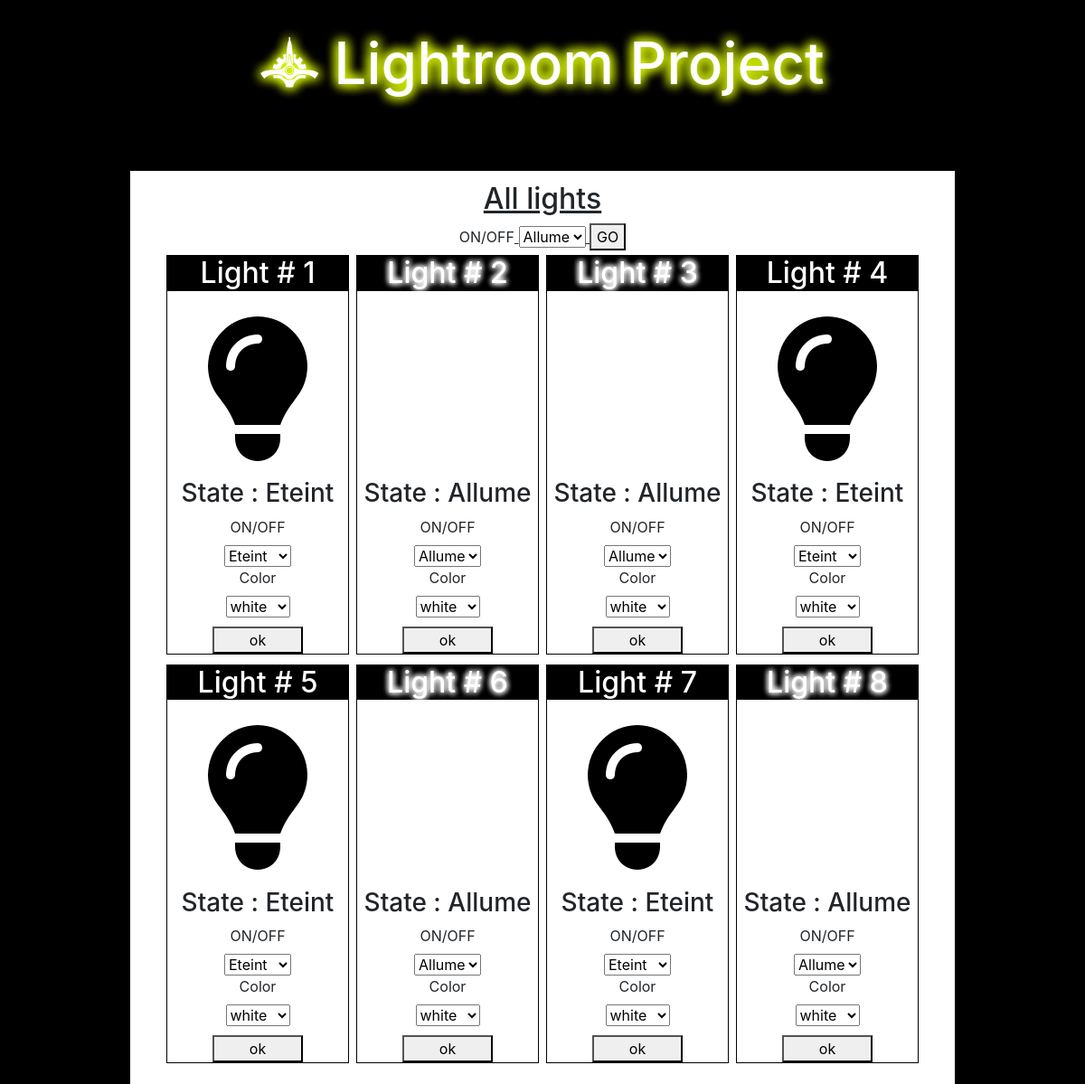
/, run on an earlier commit of the app's database.
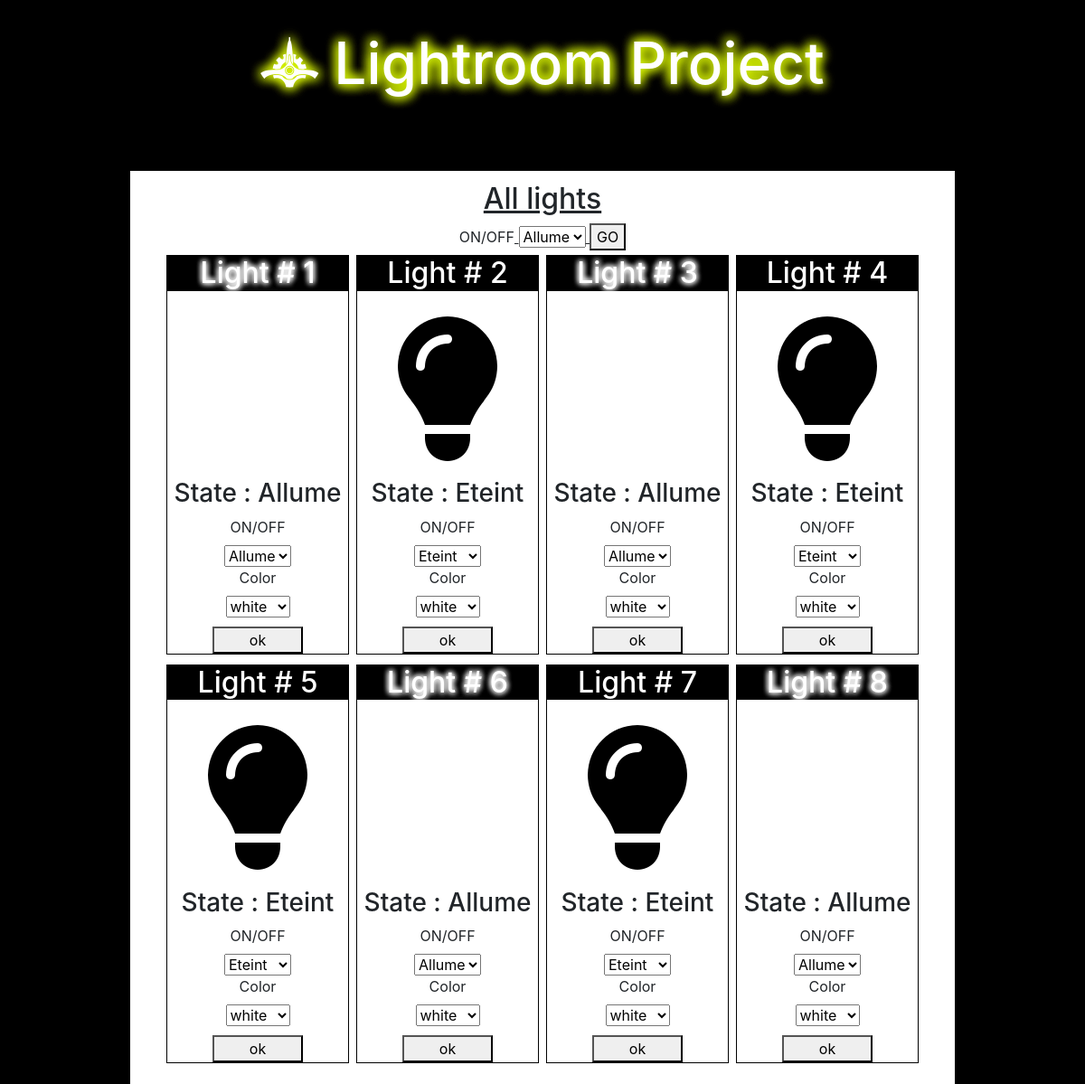
And on a later commit of the database.
### light/models.py (models this page shows, shortened)
class Light(models.Model):
    LIGHT_CHOICE=(
    ('ON','Allume'),
    ('OFF','Eteint')
    )
    COLOR_CHOICE=(
    ('WHITE','white'),
    ('RED','red'),
    ('BLUE','blue'),
    ('GREEN','green'),
    ('YELLOW','yellow'),
    ('PURPLE','purple'),
    )
    state = models.CharField(max_length=10, choices=LIGHT_CHOICE, default='OFF')
    color = models.CharField(max_length=15, choices=COLOR_CHOICE, default='WHITE')

### light/views.py (the view, shortened to what this page needs)
# urls.py: url(r'^$', LightListView.as_view(), name='list_light'),
class LightListView(ListView):
    model = Light
    def get_context_data(self, **kargs):
        context = ListView.get_context_data(self, **kargs)
        context["lights"] = []
        for light in self.get_queryset():
            context["lights"].append({
            "light" : light,
            "form" : LightForm(instance=light)
            })
        context['allLight'] = LightForm(instance=light)
        return context

### light/forms.py
class LightForm(forms.ModelForm):
    class Meta:
        model = Light
        fields = "__all__"

### light/templates/light/light_list.html (shortened to what this page needs)
{% load static %}
<!DOCTYPE html>
<html lang="fr" dir="ltr">
    <head>
        <link rel="stylesheet" href="{% static 'bootstrap/dist/css/bootstrap.min.css' %}">
        <link rel="stylesheet" type="text/css" media="screen" href="{% static '@fortawesome/fontawesome-free/css/all.css'%}" />
        <link href="https://gitcdn.github.io/bootstrap-toggle/2.2.2/css/bootstrap-toggle.min.css" rel="stylesheet">
        <link rel="stylesheet" href="{% static 'css/style.css' %}" />
    </head>
    <body>
        <header>
             <h1><i class="iTitle fab fa-galactic-senate"></i> Lightroom Project </h1>
        </header>
<main>
    <h2 class="title"> All lights </h2>
    <form class="formAllLight" action="{% url 'list_light' %}" method="post">{% csrf_token %}
        <label for="id_state">ON/OFF</label>
        {{allLight.state}}
        <button type="submit" name="button">GO</button>
    </form>
    {% for objLight in lights%}
    <div id="light{{objLight.light.id}}" class="light light{{ objLight.light.state }} lightColor{{objLight.light.color}}">
        <h2> Light # {{ objLight.light.id }}</h2>
        {% if objLight.light.state == 'ON' %}
        <i id="icon{{objLight.light.id}}" class="far fa-lightbulb"></i>
        {% else %}
        <i id="icon{{objLight.light.id}}" class="fas fa-lightbulb"></i>
        {% endif %}
        <h3 id="state{{objLight.light.id}}"> State : {{ objLight.light.get_state_display }}</h3>
        <div class="checkbox">
            <form class="lightForm" action="{% url 'list_switch' objLight.light.id %}" method="post">{% csrf_token %}
            <label for="id_state">ON/OFF</label>
            {{objLight.form.state}}
            <label for="id_color">Color</label>
            {{objLight.form.color}}
            <button type="submit" name="button">ok</button>
        </form>
        </div>
</div>
{% endfor %}
</main>
    </body>
</html>

What changed in the data, as far as the page shows it:
changed Light id 1: light.state "Eteint" → "Allume"; state "Eteint" → "Allume"
changed Light id 2: light.state "Allume" → "Eteint"; state "Allume" → "Eteint"
